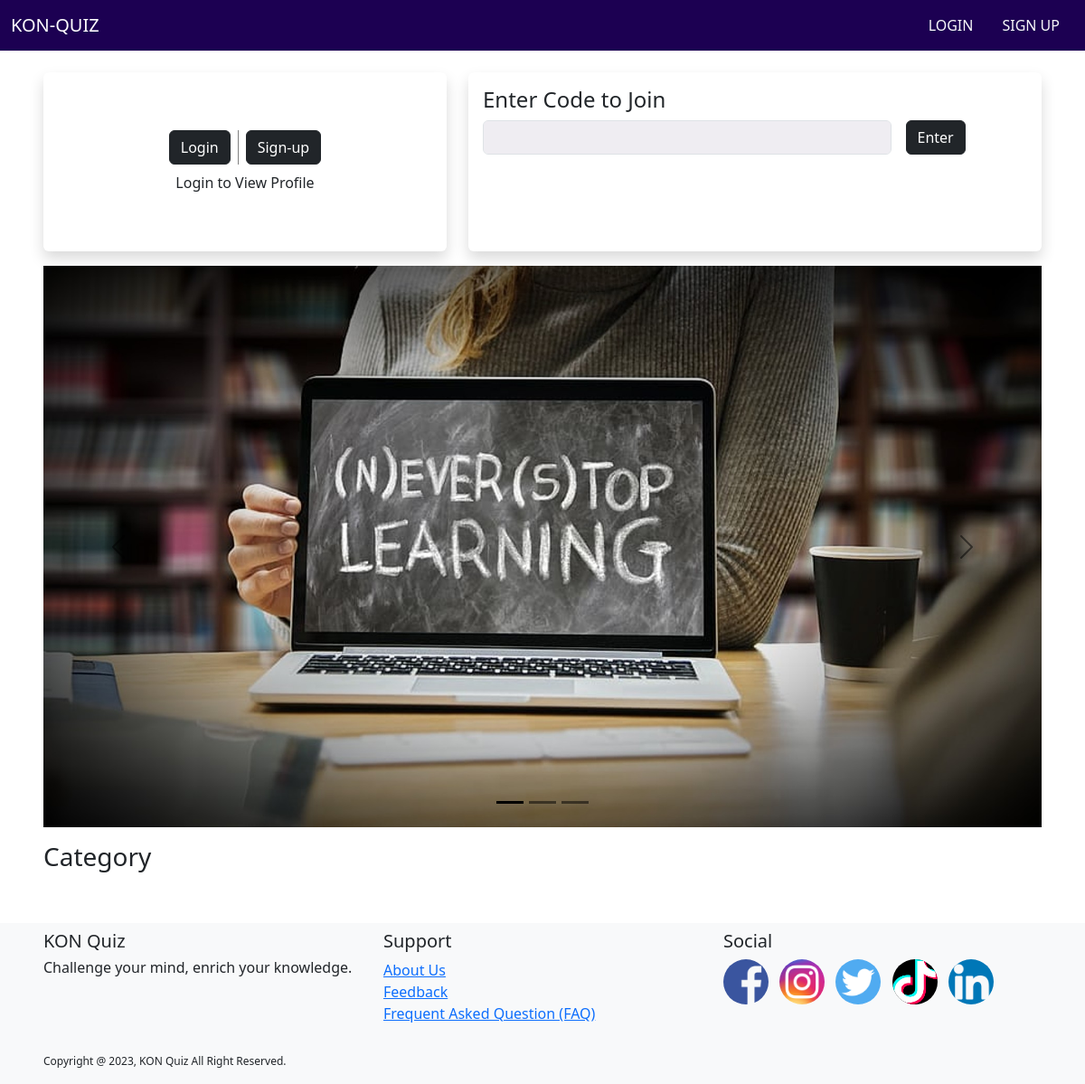
Page /homepage.php on the earlier database version.
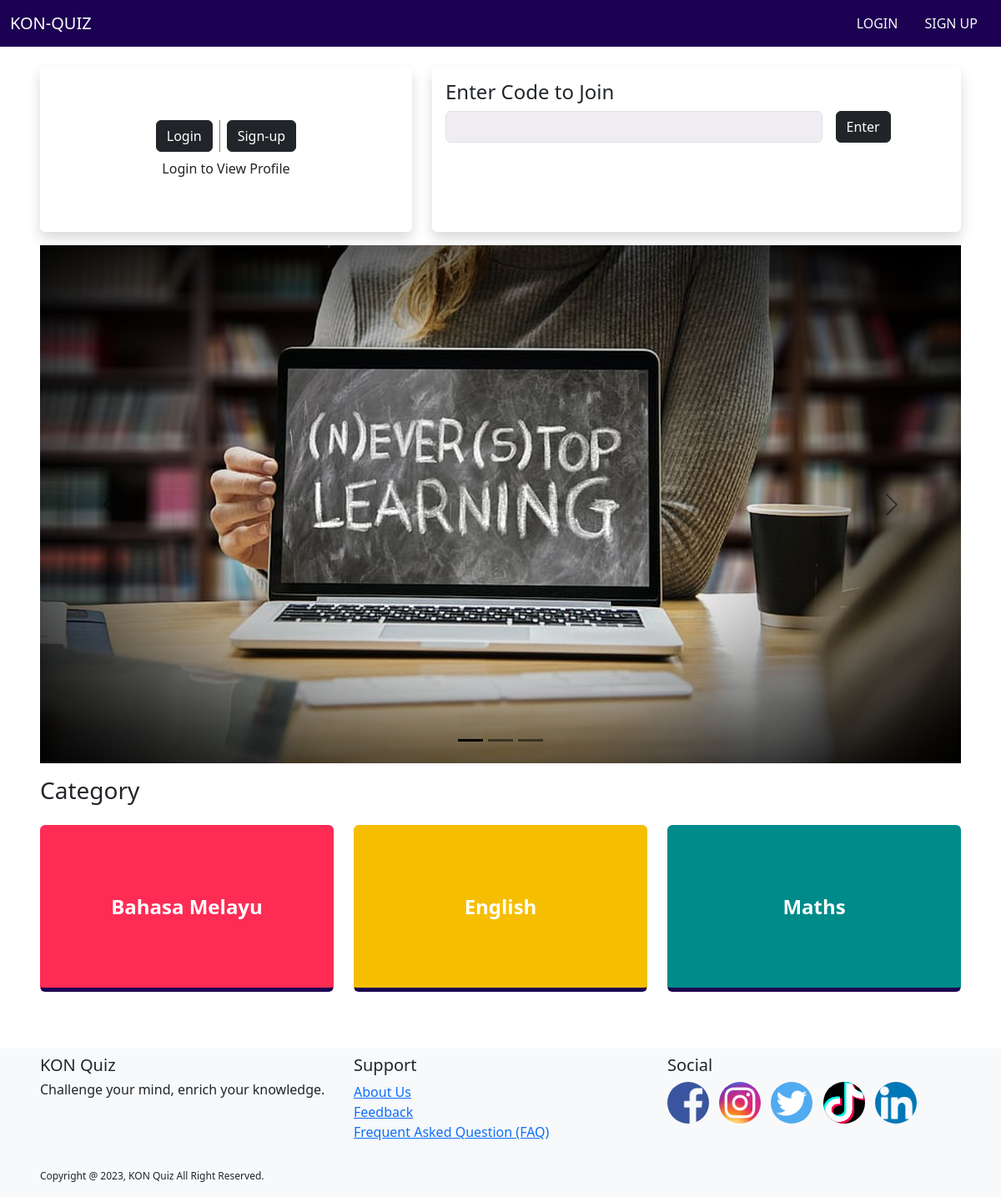
Same page on the later database version.
### tables this page shows
CREATE TABLE IF NOT EXISTS `category` (
  `ID` int NOT NULL AUTO_INCREMENT,
  `Category` text NOT NULL,
  PRIMARY KEY (`ID`)
);

### homepage.php (the view, shortened to what this page needs)
<?php
    include("conn.php");
?>
<head>
</head>
<div class="container-fluid px-5">
    <div class="row">
        <div class="col-md-5 mt-3">
            <div class="card h-100 border-0 shadow">
                <div class="card-body my-5" style="display: <?php if (isset($_SESSION['id'])) echo 'none' ?>">
                    <div class="row">
                        <div class="col-md-12 justify-content-center d-flex flex-row">
                            <button class="btn btn-dark" data-bs-toggle="modal" data-bs-target="#login">Login</button>
                            <button class="btn btn-dark" data-bs-toggle="modal" data-bs-target="#signup">Sign-up</button>
                        </div>
                    </div>
                    <div class="row mt-2">
                        <div class="col-md-12 text-center">
                            Login to View Profile
                        </div>
                    </div>
                </div>
            </div>
        </div>
        <div class="col-md-7 mt-3">
            <div class="card h-100 border-0 shadow">
                <div class="card-body">
                    <h4 class="card-title">Enter Code to Join</h4>
                    <div class="card-text">
                        <form action="quiz/quiz.php" method="GET">
                            <div class="d-flex">
                                <div class="col-md-9 me-3">
                                    <input type="text" class="form-control" name="room_id">
                                </div>
                                <div class="col-md-3">
                                    <button class="btn btn-dark" type="submit" name="login">
                                        Enter
                                    </button>
                                </div>
                            </div>
                        </form>
                    </div>
                </div>
            </div>
        </div>
    </div>
</div>
<div class="container-fluid px-5 mt-3">
    <div id="carouselExampleIndicators" class="carousel slide carousel-dark" data-bs-ride="carousel">
        <div class="carousel-indicators">
            <button type="button" data-bs-target="#carouselExampleIndicators" data-bs-slide-to="0" class="active" aria-current="true" aria-label="Slide 1"></button>
            <button type="button" data-bs-target="#carouselExampleIndicators" data-bs-slide-to="1" aria-label="Slide 2"></button>
            <button type="button" data-bs-target="#carouselExampleIndicators" data-bs-slide-to="2" aria-label="Slide 3"></button>
        </div>
        <div class="carousel-inner">
            <div class="carousel-item active">
                <img src="img/carousel-3.jpg" class="d-block w-100" alt="...">
            </div>
        </div>
        <button class="carousel-control-prev" type="button" data-bs-target="#carouselExampleIndicators" data-bs-slide="prev">
            <span class="carousel-control-prev-icon" aria-hidden="true"></span>
        </button>
        <button class="carousel-control-next" type="button" data-bs-target="#carouselExampleIndicators" data-bs-slide="next">
            <span class="carousel-control-next-icon" aria-hidden="true"></span>
        </button>
    </div>
</div>
<div class="container-fluid px-5 category mt-3">
    <h3>Category</h3>
    <div class="overflow-auto scrollbar-x card-container">
        <div class="row mb-1 row-cols-1 row-cols-md-3 g-4 flex-nowrap">
            <?php
                $sqlcategory = "SELECT * FROM category";
                $result = mysqli_query($con, $sqlcategory);
                $color = array('#04AF70','#fe2c54', '#F6BE00', '#008B8B');
                $x=0;
            while ($row = mysqli_fetch_assoc($result)) {
                $x++;
                $class = $color[$x%4];
            ?>
            <div class="col">
                <button onclick="showCategoryQuiz(<?php echo $row['ID'] ?>)" class="btn mt-3 mb-3 pt-5 pb-5 w-100 " type="button" style= "height: 25vh; font-weight: bold; font-size: 3vh; background-color: <?php echo $class ?> !important">
                    <?php echo $row['Category'] ?>
                </button>
            </div>
            <?php
                }
            ?>
        </div>
    </div>
</div>
<?php
    include("template/footer.php");
?>

Differences in the rows shown:
added category: Category "Bahasa Melayu"
added category: $row['ID'] 2 (drawn), Category "English"
added category: Category "Maths"
